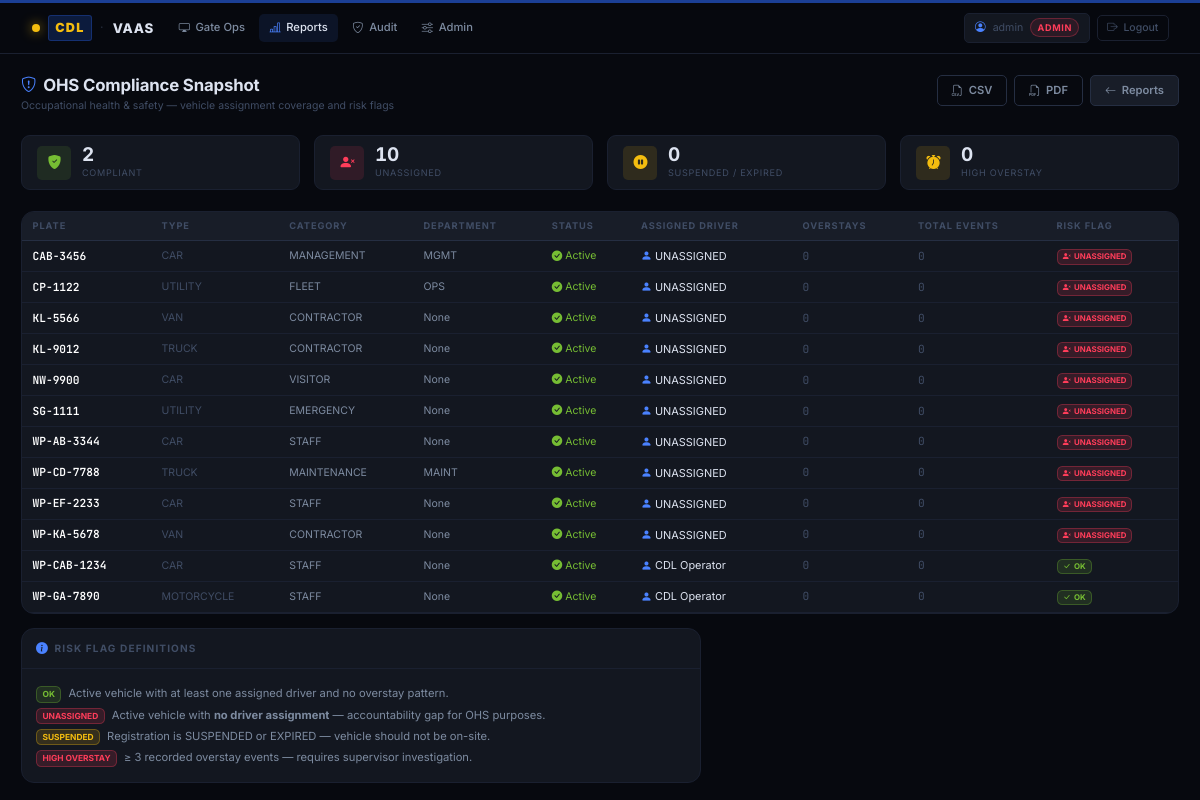
The app's page /manager/reports/ohs (signed in) with its own data.
### tables this page shows
CREATE TABLE registered_vehicles (
    plate_number        TEXT PRIMARY KEY,
    vehicle_category    TEXT NOT NULL DEFAULT 'CONTRACTOR'
                        CHECK(vehicle_category IN
                              ('STAFF','CONTRACTOR','MANAGEMENT','FLEET',
                               'VISITOR','EMERGENCY','MAINTENANCE')),
    vehicle_type        TEXT NOT NULL DEFAULT 'CAR'
                        CHECK(vehicle_type IN
                              ('CAR','VAN','TRUCK','MOTORCYCLE','UTILITY')),
    contractor_name     TEXT,
    department          TEXT,
    company_id          TEXT REFERENCES subcontractor_companies(company_id),
    registration_status TEXT NOT NULL DEFAULT 'ACTIVE'
                        CHECK(registration_status IN
                              ('ACTIVE','SUSPENDED','EXPIRED')),
    created_at          TEXT NOT NULL DEFAULT (strftime('%Y-%m-%dT%H:%M:%SZ','now')),
    notes               TEXT
);

### webapp/routes/manager.py (the view)
@manager_bp.route("/reports/ohs")
@requires_role("MANAGER", "ADMIN")
def ohs():
    rows = ohs_compliance_report(g.db)
    return render_template("manager/ohs.html", rows=rows)

### webapp/auth.py (called while the page is built)
def requires_role(*allowed: str):
    def decorator(fn):
        @wraps(fn)
        def wrapper(*args, **kwargs):
            if "user_id" not in session:
                return redirect(url_for("auth.login", next=request.path))
            user_role = session.get("role", "")
            user_rank = ROLE_RANK.get(user_role, 0)
            min_rank = min(ROLE_RANK[r] for r in allowed)
            if user_rank < min_rank:
                return ("Forbidden — role required: " + " or ".join(allowed)), 403
            return fn(*args, **kwargs)
        return wrapper
    return decorator

### webapp/templates/manager/ohs.html (shortened to what this page needs)
{% extends "base.html" %}
{% block content %}
<div class="page-header">
  <div class="page-header-left">
    <h1 class="page-title"><i class="bi bi-shield-exclamation"></i> OHS Compliance Snapshot</h1>
    <p class="page-subtitle">Occupational health &amp; safety — vehicle assignment coverage and risk flags</p>
  </div>
  <div class="page-actions">
    <a class="btn btn-outline-secondary"
       href="{{ url_for('manager.export_csv_route', report_type='ohs') }}">
      <i class="bi bi-filetype-csv"></i> CSV
    </a>
    <a class="btn btn-outline-secondary"
       href="{{ url_for('manager.export_pdf_route', report_type='ohs') }}">
      <i class="bi bi-filetype-pdf"></i> PDF
    </a>
    <a class="btn btn-secondary" href="{{ url_for('manager.home') }}">
      <i class="bi bi-arrow-left"></i> Reports
    </a>
  </div>
</div>
{% set ok_count         = rows | selectattr('risk_flag','eq','OK')          | list | length %}
{% set unassigned_count = rows | selectattr('risk_flag','eq','UNASSIGNED')   | list | length %}
{% set suspended_count  = rows | selectattr('risk_flag','eq','SUSPENDED')    | list | length %}
{% set overstay_count   = rows | selectattr('risk_flag','eq','HIGH_OVERSTAY')| list | length %}
<div class="d-flex flex-wrap gap-3 mb-4">
  <div class="stat-chip">
    <div class="stat-chip-icon" style="background:rgba(118,189,51,.12);color:var(--green)">
      <i class="bi bi-shield-fill-check"></i>
    </div>
    <div>
      <div class="stat-chip-val">{{ ok_count }}</div>
      <div class="stat-chip-lbl">Compliant</div>
    </div>
  </div>
  <div class="stat-chip">
    <div class="stat-chip-icon" style="background:rgba(255,61,90,.12);color:var(--red)">
      <i class="bi bi-person-x-fill"></i>
    </div>
    <div>
      <div class="stat-chip-val">{{ unassigned_count }}</div>
      <div class="stat-chip-lbl">Unassigned</div>
    </div>
  </div>
  <div class="stat-chip">
    <div class="stat-chip-icon" style="background:rgba(244,189,15,.12);color:var(--amber)">
      <i class="bi bi-pause-circle-fill"></i>
    </div>
    <div>
      <div class="stat-chip-val">{{ suspended_count }}</div>
      <div class="stat-chip-lbl">Suspended / Expired</div>
    </div>
  </div>
  <div class="stat-chip">
    <div class="stat-chip-icon" style="background:rgba(244,189,15,.12);color:var(--amber)">
      <i class="bi bi-alarm-fill"></i>
    </div>
    <div>
      <div class="stat-chip-val">{{ overstay_count }}</div>
      <div class="stat-chip-lbl">High Overstay</div>
    </div>
  </div>
</div>
<div class="report-card">
  <div class="report-table-wrap">
    <table class="vaas-table">
      <thead>
        <tr>
          <th>Plate</th>
          <th>Type</th>
          <th>Category</th>
          <th>Department</th>
          <th>Status</th>
          <th>Assigned Driver</th>
          <th>Overstays</th>
          <th>Total Events</th>
          <th>Risk Flag</th>
        </tr>
      </thead>
      <tbody>
      {% for r in rows %}
        <tr>
          <td style="font-family:var(--font-mono);font-weight:600;color:#fff;font-size:.8rem">
            {{ r.plate_number }}
          </td>
          <td style="color:var(--text-muted);font-size:.75rem">{{ r.vehicle_type }}</td>
          <td style="color:var(--text-secondary);font-size:.75rem">{{ r.vehicle_category }}</td>
          <td style="color:var(--text-secondary);font-size:.75rem">{{ r.department }}</td>
          <td style="font-size:.75rem">
            {% if r.registration_status == 'ACTIVE' %}
              <span style="color:var(--green)"><i class="bi bi-check-circle-fill"></i> Active</span>
            {% elif r.registration_status == 'SUSPENDED' %}
              <span style="color:var(--amber)"><i class="bi bi-pause-circle-fill"></i> Suspended</span>
            {% else %}
              <span style="color:var(--red)"><i class="bi bi-x-circle-fill"></i> Expired</span>
            {% endif %}
          </td>
          <td style="font-size:.78rem">
            {% if r.assigned_driver != 'UNASSIGNED' %}
              <i class="bi bi-person-fill" style="color:var(--blue)"></i>
              {{ r.driver_name }}
            {% else %}
              <span style="color:var(--red)">
                <i class="bi bi-person-x-fill"></i> Unassigned
              </span>
            {% endif %}
          </td>
          <td style="font-family:var(--font-mono);font-size:.8rem;
             color:{% if r.overstay_events >= 3 %}var(--red){% elif r.overstay_events > 0 %}var(--amber){% else %}var(--text-muted){% endif %}">
            {{ r.overstay_events }}
          </td>
          <td style="font-family:var(--font-mono);font-size:.8rem;color:var(--text-muted)">
            {{ r.total_access_events }}
          </td>
          <td style="font-size:.75rem">
            {% if r.risk_flag == 'OK' %}
              <span class="badge" style="background:rgba(118,189,51,.15);color:var(--green);border:1px solid rgba(118,189,51,.3)">
                <i class="bi bi-check-lg me-1"></i>OK
              </span>
            {% elif r.risk_flag == 'UNASSIGNED' %}
              <span class="badge" style="background:rgba(255,61,90,.15);color:var(--red);border:1px solid rgba(255,61,90,.3)">
                <i class="bi bi-person-x-fill me-1"></i>UNASSIGNED
              </span>
            {% elif r.risk_flag == 'SUSPENDED' %}
              <span class="badge" style="background:rgba(244,189,15,.15);color:var(--amber);border:1px solid rgba(244,189,15,.3)">
                <i class="bi bi-pause-circle-fill me-1"></i>SUSPENDED
              </span>
            {% else %}
              <span class="badge" style="background:rgba(255,61,90,.15);color:var(--red);border:1px solid rgba(255,61,90,.3)">
                <i class="bi bi-alarm-fill me-1"></i>HIGH OVERSTAY
              </span>
            {% endif %}
          </td>
        </tr>
      {% endfor %}
      </tbody>
    </table>
  </div>
</div>
<div class="panel mt-3" style="max-width:680px">
  <div class="panel-header">
    <span class="panel-title"><i class="bi bi-info-circle-fill"></i> Risk Flag Definitions</span>
  </div>
  <div class="panel-body" style="font-size:.8rem;line-height:1.9;color:var(--text-secondary)">
    <div><span class="badge me-2" style="background:rgba(118,189,51,.15);color:var(--green);border:1px solid rgba(118,189,51,.3)">OK</span>Active vehicle with at least one assigned driver and no overstay pattern.</div>
    <div><span class="badge me-2" style="background:rgba(255,61,90,.15);color:var(--red);border:1px solid rgba(255,61,90,.3)">UNASSIGNED</span>Active vehicle with <strong>no driver assignment</strong> — accountability gap for OHS purposes.</div>
    <div><span class="badge me-2" style="background:rgba(244,189,15,.15);color:var(--amber);border:1px solid rgba(244,189,15,.3)">SUSPENDED</span>Registration is SUSPENDED or EXPIRED — vehicle should not be on-site.</div>
    <div><span class="badge me-2" style="background:rgba(255,61,90,.15);color:var(--red);border:1px solid rgba(255,61,90,.3)">HIGH OVERSTAY</span>≥ 3 recorded overstay events — requires supervisor investigation.</div>
  </div>
</div>
{% endblock %}

### webapp/static/css/app.css (style rules this page uses)
:root { --bg-base: #07090f; --bg-surface: #0e1117; --bg-panel: #131720; --bg-panel-alt: #181d28; --bg-input: #0e1117; --bg-hover: #1c2133; --border-dim: #1a2030; --border-mid: #252e42; --border-hi: #3a4a6e; --text-primary: #dde3f0; --text-secondary: #7d8ba0; --text-muted: #404d65; --text-on-accent: #07090f; --cdl-navy: #1B3F95; --cdl-yellow:#f4bd0f; --cdl-green: #76bd33; --green: #76bd33; --red: #ff3d5a; --amber: #f4bd0f; --blue: #4a82ff; --cyan: #00c8e8; --purple: #9c7bff; --slate: #607d8b; --green-bg: rgba(118, 189, 51, .10); --red-bg: rgba(255, 61, 90, .10); --amber-bg: rgba(244, 189, 15, .10); --blue-bg: rgba( 74, 130, 255, .10); --glow-green: 0 0 20px rgba(118, 189, 51, .50); --glow-red: 0 0 22px rgba(255, 61, 90, .55); --glow-amber: 0 0 20px rgba(244, 189, 15, .50); --glow-blue: 0 0 18px rgba( 74, 130, 255, .45); --font-sans: 'Inter', system-ui, -apple-system, sans-serif; --font-mono: 'JetBrains Mono', 'Courier New', monospace; --radius-sm: 5px; --radius: 9px; --radius-lg: 13px; --radius-xl: 18px; --fast: .12s ease; --mid: .22s ease; }
*, *::before, *::after { box-sizing: border-box; }
html, body { margin: 0; padding: 0; background: var(--bg-base); color: var(--text-primary); font-family: var(--font-sans); font-size: 14px; line-height: 1.55; -webkit-font-smoothing: antialiased; }
a { color: var(--blue); text-decoration: none; }
h1,h2,h3,h4,h5,h6 { color: var(--text-primary); font-weight: 600; letter-spacing: -.01em; }
.page-header { display: flex; align-items: flex-start; justify-content: space-between; flex-wrap: wrap; gap: .75rem; margin-bottom: 1.5rem; }
.page-header-left { display: flex; flex-direction: column; gap: .2rem; }
.page-title { font-size: 1.2rem; font-weight: 700; color: var(--text-primary); margin: 0; display: flex; align-items: center; gap: .5rem; }
.page-title i { color: var(--blue); font-size: 1.1rem; }
.page-subtitle { font-size: .75rem; color: var(--text-muted); margin: 0; }
.page-actions { display: flex; align-items: center; gap: .5rem; flex-wrap: wrap; }
.panel { background: var(--bg-panel); border: 1px solid var(--border-dim); border-radius: var(--radius-lg); overflow: hidden; }
.panel-header { display: flex; align-items: center; justify-content: space-between; padding: .75rem 1rem; border-bottom: 1px solid var(--border-dim); }
.panel-title { font-size: .72rem; font-weight: 700; letter-spacing: .11em; text-transform: uppercase; color: var(--text-muted); display: flex; align-items: center; gap: .4rem; }
.panel-title i { font-size: .85rem; color: var(--blue); }
.panel-body { padding: 1rem; }
.stat-chip { background: var(--bg-panel); border: 1px solid var(--border-dim); border-radius: var(--radius); padding: .65rem 1.1rem; display: flex; align-items: center; gap: .75rem; min-width: 120px; flex: 1; }
.stat-chip-icon { width: 34px; height: 34px; border-radius: var(--radius-sm); display: flex; align-items: center; justify-content: center; font-size: 1rem; flex-shrink: 0; }
.stat-chip-val { font-size: 1.35rem; font-weight: 700; line-height: 1.1; color: var(--text-primary); font-variant-numeric: tabular-nums; }
.stat-chip-lbl { font-size: .65rem; color: var(--text-muted); text-transform: uppercase; letter-spacing: .08em; }
.vaas-table { width: 100%; border-collapse: collapse; font-size: .8rem; }
.vaas-table thead { position: sticky; top: 0; z-index: 1; }
.vaas-table th { background: var(--bg-panel-alt); color: var(--text-muted); font-size: .66rem; font-weight: 700; letter-spacing: .1em; text-transform: uppercase; padding: .5rem .75rem; border-bottom: 1px solid var(--border-mid); white-space: nowrap; }
.vaas-table td { padding: .45rem .75rem; border-bottom: 1px solid var(--border-dim); vertical-align: middle; color: var(--text-primary); }
.btn { border-radius: var(--radius-sm) !important; font-size: .8rem; font-weight: 600; padding: .45rem 1rem; display: inline-flex; align-items: center; gap: .4rem; transition: all var(--fast) !important; }
.btn-secondary { background: var(--bg-panel-alt) !important; border-color: var(--border-mid) !important; color: var(--text-secondary) !important; }
.btn-outline-secondary { background: transparent !important; border-color: var(--border-mid) !important; color: var(--text-secondary) !important; }
.report-card { background: var(--bg-panel); border: 1px solid var(--border-dim); border-radius: var(--radius-lg); overflow: hidden; }
.report-table-wrap { overflow-x: auto; padding: 0; }

### records on screen
registered_vehicles: plate_number "CAB-3456", vehicle_type "CAR", vehicle_category "MANAGEMENT", department "MGMT", registration_status "ACTIVE" (drawn), driver_name "UNASSIGNED", overstay_events "0", total_access_events "0"
registered_vehicles: plate_number "CP-1122", vehicle_type "UTILITY", vehicle_category "FLEET", department "OPS", registration_status "ACTIVE" (drawn), driver_name "UNASSIGNED", overstay_events "0", total_access_events "0"
registered_vehicles: plate_number "KL-5566", vehicle_type "VAN", vehicle_category "CONTRACTOR", department "None", registration_status "ACTIVE" (drawn), driver_name "UNASSIGNED", overstay_events "0", total_access_events "0"
registered_vehicles: plate_number "KL-9012", vehicle_type "TRUCK", vehicle_category "CONTRACTOR", department "None", registration_status "ACTIVE" (drawn), driver_name "UNASSIGNED", overstay_events "0", total_access_events "0"
registered_vehicles: plate_number "NW-9900", vehicle_type "CAR", vehicle_category "VISITOR", department "None", registration_status "ACTIVE" (drawn), driver_name "UNASSIGNED", overstay_events "0", total_access_events "0"
registered_vehicles: plate_number "SG-1111", vehicle_type "UTILITY", vehicle_category "EMERGENCY", department "None", registration_status "ACTIVE" (drawn), driver_name "UNASSIGNED", overstay_events "0", total_access_events "0"
registered_vehicles: plate_number "WP-AB-3344", vehicle_type "CAR", vehicle_category "STAFF", department "None", registration_status "ACTIVE" (drawn), driver_name "UNASSIGNED", overstay_events "0", total_access_events "0"
registered_vehicles: plate_number "WP-CD-7788", vehicle_type "TRUCK", vehicle_category "MAINTENANCE", department "MAINT", registration_status "ACTIVE" (drawn), driver_name "UNASSIGNED", overstay_events "0", total_access_events "0"
registered_vehicles: plate_number "WP-EF-2233", vehicle_type "CAR", vehicle_category "STAFF", department "None", registration_status "ACTIVE" (drawn), driver_name "UNASSIGNED", overstay_events "0", total_access_events "0"
registered_vehicles: plate_number "WP-KA-5678", vehicle_type "VAN", vehicle_category "CONTRACTOR", department "None", registration_status "ACTIVE" (drawn), driver_name "UNASSIGNED", overstay_events "0", total_access_events "0"
registered_vehicles: plate_number "WP-CAB-1234", vehicle_type "CAR", vehicle_category "STAFF", department "None", registration_status "ACTIVE" (drawn), driver_name "CDL Operator", overstay_events "0", total_access_events "0", shows "OK"
registered_vehicles: plate_number "WP-GA-7890", vehicle_type "MOTORCYCLE", vehicle_category "STAFF", department "None", registration_status "ACTIVE" (drawn), driver_name "CDL Operator", overstay_events "0", total_access_events "0", shows "OK"

### other values on screen
{{ session.username }} "admin"
{{ session.role }} "ADMIN"
{{ ok_count }} "2"
{{ unassigned_count }} "10"
{{ suspended_count }} "0"
{{ overstay_count }} "0"
